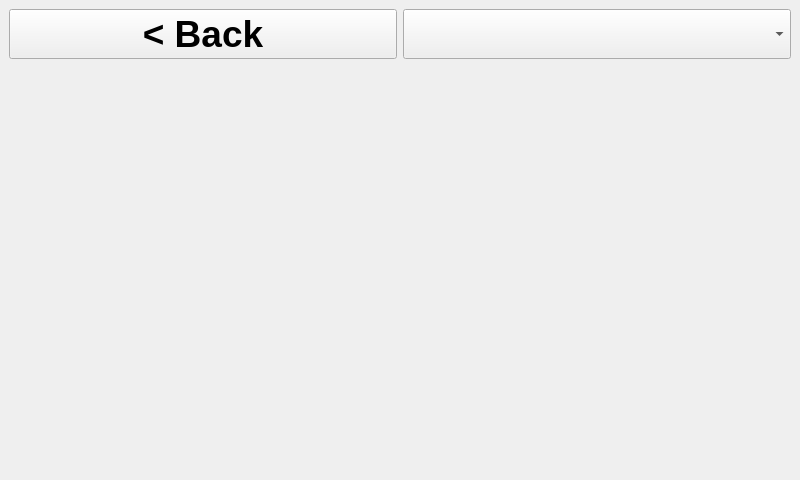
<?xml version="1.0" encoding="UTF-8"?>
<ui version="4.0">
 <class>ResourceWindow</class>
 <widget class="QMainWindow" name="ResourceWindow">
  <property name="geometry">
   <rect>
    <x>0</x>
    <y>0</y>
    <width>800</width>
    <height>480</height>
   </rect>
  </property>
  <property name="sizePolicy">
   <sizepolicy hsizetype="Fixed" vsizetype="Fixed">
    <horstretch>0</horstretch>
    <verstretch>0</verstretch>
   </sizepolicy>
  </property>
  <property name="minimumSize">
   <size>
    <width>800</width>
    <height>480</height>
   </size>
  </property>
  <property name="maximumSize">
   <size>
    <width>800</width>
    <height>480</height>
   </size>
  </property>
  <property name="cursor">
   <cursorShape>ArrowCursor</cursorShape>
  </property>
  <property name="windowTitle">
   <string>Data</string>
  </property>
  <property name="styleSheet">
   <string notr="true"/>
  </property>
  <widget class="QWidget" name="centralwidget">
   <layout class="QVBoxLayout" name="verticalLayout_2">
    <item>
     <layout class="QHBoxLayout" name="horizontalLayout">
      <item>
       <widget class="QPushButton" name="button_back">
        <property name="maximumSize">
         <size>
          <width>5000</width>
          <height>300</height>
         </size>
        </property>
        <property name="font">
         <font>
          <pointsize>28</pointsize>
          <weight>75</weight>
          <bold>true</bold>
         </font>
        </property>
        <property name="text">
         <string>&lt; Back</string>
        </property>
        <property name="cssClass" stdset="0">
         <string>btn-inverted</string>
        </property>
       </widget>
      </item>
      <item>
       <widget class="QComboBox" name="selection_data">
        <property name="minimumSize">
         <size>
          <width>105</width>
          <height>38</height>
         </size>
        </property>
        <property name="maximumSize">
         <size>
          <width>5000</width>
          <height>100</height>
         </size>
        </property>
        <property name="font">
         <font>
          <pointsize>14</pointsize>
          <weight>75</weight>
          <bold>true</bold>
         </font>
        </property>
        <property name="maxVisibleItems">
         <number>11</number>
        </property>
       </widget>
      </item>
     </layout>
    </item>
    <item>
     <spacer name="verticalSpacer">
      <property name="orientation">
       <enum>Qt::Vertical</enum>
      </property>
      <property name="sizeType">
       <enum>QSizePolicy::Fixed</enum>
      </property>
      <property name="sizeHint" stdset="0">
       <size>
        <width>20</width>
        <height>5</height>
       </size>
      </property>
     </spacer>
    </item>
    <item>
     <widget class="QScrollArea" name="scrollArea">
      <property name="frameShape">
       <enum>QFrame::NoFrame</enum>
      </property>
      <property name="frameShadow">
       <enum>QFrame::Plain</enum>
      </property>
      <property name="lineWidth">
       <number>1</number>
      </property>
      <property name="verticalScrollBarPolicy">
       <enum>Qt::ScrollBarAsNeeded</enum>
      </property>
      <property name="horizontalScrollBarPolicy">
       <enum>Qt::ScrollBarAlwaysOff</enum>
      </property>
      <property name="widgetResizable">
       <bool>true</bool>
      </property>
      <widget class="QWidget" name="scrollAreaWidgetContents">
       <property name="geometry">
        <rect>
         <x>0</x>
         <y>0</y>
         <width>782</width>
         <height>390</height>
        </rect>
       </property>
       <layout class="QVBoxLayout" name="verticalLayout_3">
        <property name="leftMargin">
         <number>0</number>
        </property>
        <property name="topMargin">
         <number>0</number>
        </property>
        <property name="rightMargin">
         <number>0</number>
        </property>
        <property name="bottomMargin">
         <number>0</number>
        </property>
        <item>
         <layout class="QVBoxLayout" name="content_container">
          <property name="rightMargin">
           <number>5</number>
          </property>
         </layout>
        </item>
       </layout>
      </widget>
     </widget>
    </item>
   </layout>
  </widget>
 </widget>
 <resources/>
 <connections/>
</ui>
